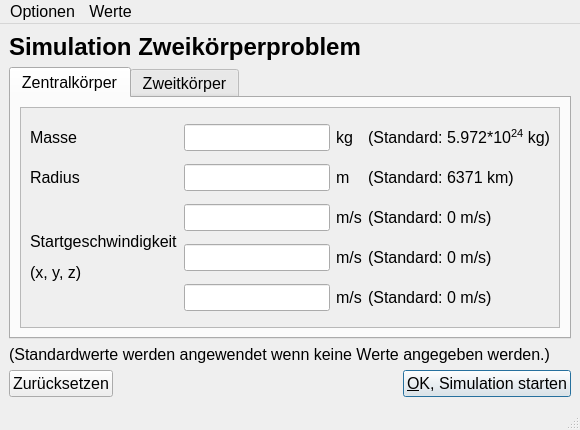
<?xml version="1.0" encoding="UTF-8"?>
<ui version="4.0">
 <class>EntryWindow</class>
 <widget class="QMainWindow" name="EntryWindow">
  <property name="geometry">
   <rect>
    <x>0</x>
    <y>0</y>
    <width>580</width>
    <height>430</height>
   </rect>
  </property>
  <property name="font">
   <font>
    <pointsize>12</pointsize>
   </font>
  </property>
  <property name="windowTitle">
   <string>Eingabe</string>
  </property>
  <widget class="QWidget" name="centralwidget">
   <layout class="QVBoxLayout" name="verticalLayout">
    <item>
     <widget class="QLabel" name="label_17">
      <property name="text">
       <string>&lt;html&gt;&lt;head/&gt;&lt;body&gt;&lt;p&gt;&lt;span style=&quot; font-size:18pt; font-weight:600;&quot;&gt;Simulation Zweikörperproblem&lt;/span&gt;&lt;/p&gt;&lt;/body&gt;&lt;/html&gt;</string>
      </property>
     </widget>
    </item>
    <item>
     <widget class="QTabWidget" name="tabWidget">
      <property name="tabPosition">
       <enum>QTabWidget::North</enum>
      </property>
      <property name="currentIndex">
       <number>0</number>
      </property>
      <property name="movable">
       <bool>false</bool>
      </property>
      <widget class="QWidget" name="tab">
       <attribute name="title">
        <string>Zentralkörper</string>
       </attribute>
       <layout class="QGridLayout" name="gridLayout_4">
        <item row="0" column="0">
         <widget class="QScrollArea" name="scrollArea_2">
          <property name="widgetResizable">
           <bool>true</bool>
          </property>
          <widget class="QWidget" name="scrollAreaWidgetContents_3">
           <property name="geometry">
            <rect>
             <x>0</x>
             <y>0</y>
             <width>538</width>
             <height>212</height>
            </rect>
           </property>
           <layout class="QGridLayout" name="gridLayout">
            <item row="0" column="0">
             <widget class="QLabel" name="label">
              <property name="text">
               <string>Masse</string>
              </property>
             </widget>
            </item>
            <item row="0" column="1">
             <widget class="QLineEdit" name="central_mass"/>
            </item>
            <item row="0" column="2">
             <widget class="QLabel" name="label_6">
              <property name="text">
               <string>&lt;html&gt;&lt;head/&gt;&lt;body&gt;&lt;p&gt;kg&lt;/p&gt;&lt;/body&gt;&lt;/html&gt;</string>
              </property>
             </widget>
            </item>
            <item row="0" column="3">
             <widget class="QLabel" name="label_5">
              <property name="text">
               <string>&lt;html&gt;&lt;head/&gt;&lt;body&gt;&lt;p&gt;(Standard: 5.972*10&lt;span style=&quot; vertical-align:super;&quot;&gt;24&lt;/span&gt; kg)&lt;/p&gt;&lt;/body&gt;&lt;/html&gt;</string>
              </property>
             </widget>
            </item>
            <item row="1" column="0">
             <widget class="QLabel" name="label_3">
              <property name="text">
               <string>Radius</string>
              </property>
             </widget>
            </item>
            <item row="1" column="1">
             <widget class="QLineEdit" name="central_radius"/>
            </item>
            <item row="1" column="2">
             <widget class="QLabel" name="label_11">
              <property name="text">
               <string>&lt;html&gt;&lt;head/&gt;&lt;body&gt;&lt;p&gt;m&lt;/p&gt;&lt;/body&gt;&lt;/html&gt;</string>
              </property>
             </widget>
            </item>
            <item row="1" column="3">
             <widget class="QLabel" name="label_4">
              <property name="text">
               <string>&lt;html&gt;&lt;head/&gt;&lt;body&gt;&lt;p&gt;(Standard: 6371 km)&lt;/p&gt;&lt;/body&gt;&lt;/html&gt;</string>
              </property>
             </widget>
            </item>
            <item row="2" column="1">
             <widget class="QLineEdit" name="central_v0_x"/>
            </item>
            <item row="2" column="2">
             <widget class="QLabel" name="label_26">
              <property name="text">
               <string>m/s</string>
              </property>
             </widget>
            </item>
            <item row="2" column="3">
             <widget class="QLabel" name="label_29">
              <property name="text">
               <string>(Standard: 0 m/s)</string>
              </property>
             </widget>
            </item>
            <item row="3" column="1">
             <widget class="QLineEdit" name="central_v0_y"/>
            </item>
            <item row="3" column="2">
             <widget class="QLabel" name="label_27">
              <property name="text">
               <string>m/s</string>
              </property>
             </widget>
            </item>
            <item row="3" column="3">
             <widget class="QLabel" name="label_30">
              <property name="text">
               <string>(Standard: 0 m/s)</string>
              </property>
             </widget>
            </item>
            <item row="4" column="1">
             <widget class="QLineEdit" name="central_v0_z"/>
            </item>
            <item row="4" column="2">
             <widget class="QLabel" name="label_28">
              <property name="text">
               <string>m/s</string>
              </property>
             </widget>
            </item>
            <item row="4" column="3">
             <widget class="QLabel" name="label_31">
              <property name="text">
               <string>(Standard: 0 m/s)</string>
              </property>
             </widget>
            </item>
            <item row="2" column="0" rowspan="3">
             <widget class="QLabel" name="label_25">
              <property name="text">
               <string>&lt;html&gt;&lt;head/&gt;&lt;body&gt;&lt;p&gt;Startgeschwindigkeit&lt;/p&gt;&lt;p&gt;(x, y, z)&lt;/p&gt;&lt;/body&gt;&lt;/html&gt;</string>
              </property>
             </widget>
            </item>
           </layout>
          </widget>
         </widget>
        </item>
       </layout>
      </widget>
      <widget class="QWidget" name="tab_2">
       <attribute name="title">
        <string>Zweitkörper</string>
       </attribute>
       <layout class="QGridLayout" name="gridLayout_3">
        <item row="0" column="0">
         <widget class="QScrollArea" name="scrollArea">
          <property name="widgetResizable">
           <bool>true</bool>
          </property>
          <widget class="QWidget" name="scrollAreaWidgetContents_2">
           <property name="geometry">
            <rect>
             <x>0</x>
             <y>0</y>
             <width>538</width>
             <height>212</height>
            </rect>
           </property>
           <layout class="QGridLayout" name="gridLayout_2">
            <item row="0" column="0">
             <widget class="QLabel" name="label_2">
              <property name="text">
               <string>Masse</string>
              </property>
             </widget>
            </item>
            <item row="0" column="1">
             <widget class="QLineEdit" name="sat_mass"/>
            </item>
            <item row="0" column="2">
             <widget class="QLabel" name="label_10">
              <property name="text">
               <string>&lt;html&gt;&lt;head/&gt;&lt;body&gt;&lt;p&gt;kg&lt;/p&gt;&lt;/body&gt;&lt;/html&gt;</string>
              </property>
             </widget>
            </item>
            <item row="0" column="3">
             <widget class="QLabel" name="label_12">
              <property name="text">
               <string>&lt;html&gt;&lt;head/&gt;&lt;body&gt;&lt;p&gt;(Standard: 500 kg)&lt;/p&gt;&lt;/body&gt;&lt;/html&gt;</string>
              </property>
             </widget>
            </item>
            <item row="1" column="0">
             <widget class="QLabel" name="label_8">
              <property name="text">
               <string>Radius</string>
              </property>
             </widget>
            </item>
            <item row="1" column="1">
             <widget class="QLineEdit" name="sat_radius"/>
            </item>
            <item row="1" column="2">
             <widget class="QLabel" name="label_7">
              <property name="text">
               <string>&lt;html&gt;&lt;head/&gt;&lt;body&gt;&lt;p&gt;m&lt;/p&gt;&lt;/body&gt;&lt;/html&gt;</string>
              </property>
             </widget>
            </item>
            <item row="1" column="3">
             <widget class="QLabel" name="label_9">
              <property name="text">
               <string>&lt;html&gt;&lt;head/&gt;&lt;body&gt;&lt;p&gt;(Standard: 2 m)&lt;/p&gt;&lt;/body&gt;&lt;/html&gt;</string>
              </property>
             </widget>
            </item>
            <item row="2" column="1">
             <widget class="QLineEdit" name="sat_v0_x"/>
            </item>
            <item row="2" column="2">
             <widget class="QLabel" name="label_21">
              <property name="text">
               <string>m/s</string>
              </property>
             </widget>
            </item>
            <item row="2" column="3">
             <widget class="QLabel" name="label_23">
              <property name="text">
               <string>(Standard: 0 m/s)</string>
              </property>
             </widget>
            </item>
            <item row="3" column="1">
             <widget class="QLineEdit" name="sat_v0_y"/>
            </item>
            <item row="3" column="2">
             <widget class="QLabel" name="label_19">
              <property name="text">
               <string>m/s</string>
              </property>
             </widget>
            </item>
            <item row="3" column="3">
             <widget class="QLabel" name="label_20">
              <property name="text">
               <string>(Standard: 0 m/s)</string>
              </property>
             </widget>
            </item>
            <item row="4" column="1">
             <widget class="QLineEdit" name="sat_v0_z"/>
            </item>
            <item row="4" column="2">
             <widget class="QLabel" name="label_22">
              <property name="text">
               <string>m/s</string>
              </property>
             </widget>
            </item>
            <item row="4" column="3">
             <widget class="QLabel" name="label_24">
              <property name="text">
               <string>(Standard: -8000 m/s)</string>
              </property>
             </widget>
            </item>
            <item row="5" column="0">
             <widget class="QLabel" name="label_16">
              <property name="toolTip">
               <string>Start-Distanz zum Zentralkörper</string>
              </property>
              <property name="text">
               <string>Start-Distanz</string>
              </property>
              <property name="wordWrap">
               <bool>true</bool>
              </property>
             </widget>
            </item>
            <item row="5" column="1">
             <widget class="QLineEdit" name="distance"/>
            </item>
            <item row="5" column="2">
             <widget class="QLabel" name="label_14">
              <property name="text">
               <string>&lt;html&gt;&lt;head/&gt;&lt;body&gt;&lt;p&gt;m&lt;/p&gt;&lt;/body&gt;&lt;/html&gt;</string>
              </property>
             </widget>
            </item>
            <item row="5" column="3">
             <widget class="QLabel" name="label_15">
              <property name="text">
               <string>&lt;html&gt;&lt;head/&gt;&lt;body&gt;&lt;p&gt;(Standard: 1000 km)&lt;/p&gt;&lt;/body&gt;&lt;/html&gt;</string>
              </property>
             </widget>
            </item>
            <item row="2" column="0" rowspan="3">
             <widget class="QLabel" name="label_18">
              <property name="text">
               <string>&lt;html&gt;&lt;head/&gt;&lt;body&gt;&lt;p&gt;Startgeschwindigkeit&lt;/p&gt;&lt;p&gt;(x, y, z)&lt;/p&gt;&lt;/body&gt;&lt;/html&gt;</string>
              </property>
             </widget>
            </item>
           </layout>
          </widget>
         </widget>
        </item>
       </layout>
      </widget>
     </widget>
    </item>
    <item>
     <widget class="QLabel" name="label_13">
      <property name="font">
       <font>
        <pointsize>12</pointsize>
       </font>
      </property>
      <property name="text">
       <string>(Standardwerte werden angewendet wenn keine Werte angegeben werden.)</string>
      </property>
     </widget>
    </item>
    <item>
     <layout class="QHBoxLayout" name="horizontalLayout">
      <item>
       <widget class="QPushButton" name="b_reset">
        <property name="text">
         <string>Zurücksetzen</string>
        </property>
       </widget>
      </item>
      <item>
       <spacer name="horizontalSpacer">
        <property name="orientation">
         <enum>Qt::Horizontal</enum>
        </property>
        <property name="sizeHint" stdset="0">
         <size>
          <width>100</width>
          <height>0</height>
         </size>
        </property>
       </spacer>
      </item>
      <item>
       <widget class="QPushButton" name="b_ok">
        <property name="text">
         <string>&amp;OK, Simulation starten</string>
        </property>
        <property name="default">
         <bool>true</bool>
        </property>
       </widget>
      </item>
     </layout>
    </item>
   </layout>
  </widget>
  <widget class="QMenuBar" name="menubar">
   <property name="geometry">
    <rect>
     <x>0</x>
     <y>0</y>
     <width>580</width>
     <height>26</height>
    </rect>
   </property>
   <widget class="QMenu" name="menuOptionen">
    <property name="title">
     <string>Optionen</string>
    </property>
    <addaction name="actionEinstellungen"/>
    <addaction name="separator"/>
    <addaction name="actionVerlassen"/>
    <addaction name="actionNeu_starten"/>
   </widget>
   <widget class="QMenu" name="menuBeispiele">
    <property name="title">
     <string>Werte</string>
    </property>
    <addaction name="actionVoreinstellungen"/>
    <addaction name="separator"/>
    <addaction name="actiongespeicherte_Werte_laden"/>
    <addaction name="actionWertedatei_oeffnen"/>
    <addaction name="separator"/>
    <addaction name="actionWerte_speichern"/>
    <addaction name="actionWertedatei_speichern_unter"/>
   </widget>
   <addaction name="menuOptionen"/>
   <addaction name="menuBeispiele"/>
  </widget>
  <widget class="QStatusBar" name="statusbar"/>
  <action name="actionEinstellungen">
   <property name="text">
    <string>Einstellungen...</string>
   </property>
   <property name="shortcut">
    <string>Ctrl+I</string>
   </property>
  </action>
  <action name="actionVerlassen">
   <property name="text">
    <string>Verlassen</string>
   </property>
   <property name="shortcut">
    <string>Ctrl+Q</string>
   </property>
  </action>
  <action name="actiongespeicherte_Werte_laden">
   <property name="text">
    <string>gespeicherte Werte laden...</string>
   </property>
   <property name="shortcut">
    <string>Ctrl+L</string>
   </property>
  </action>
  <action name="actionVoreinstellungen">
   <property name="text">
    <string>Voreinstellungen...</string>
   </property>
   <property name="shortcut">
    <string>Ctrl+E</string>
   </property>
  </action>
  <action name="actionWertedatei_oeffnen">
   <property name="text">
    <string>Wertedatei öffnen...</string>
   </property>
   <property name="shortcut">
    <string>Ctrl+Shift+L</string>
   </property>
  </action>
  <action name="actionWerte_speichern">
   <property name="text">
    <string>Werte speichern</string>
   </property>
   <property name="shortcut">
    <string>Ctrl+S</string>
   </property>
  </action>
  <action name="actionWertedatei_speichern_unter">
   <property name="text">
    <string>Wertedatei speichern unter...</string>
   </property>
   <property name="shortcut">
    <string>Ctrl+Shift+S</string>
   </property>
  </action>
  <action name="actionNeu_starten">
   <property name="text">
    <string>Neu starten</string>
   </property>
   <property name="shortcut">
    <string>Ctrl+Shift+Q</string>
   </property>
  </action>
 </widget>
 <tabstops>
  <tabstop>b_ok</tabstop>
 </tabstops>
 <resources/>
 <connections/>
</ui>
